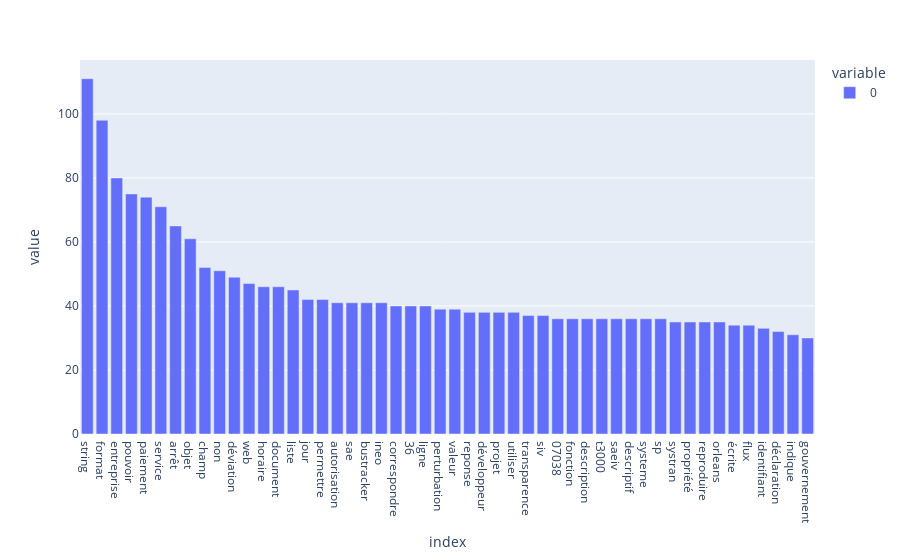

Write notebook code for a chart like this one.
### Markdown cell above
**Exercice** : appliquez la fonction la fonction de tokenisation de votre choix puis afficher les tokens les plus fréquents à l'aide de la fonction `show_most_frequent_tokens`.

### Code cell
tokens = tokenize_with_lemmatization(nlp, big_text) # TODO
show_most_frequent_tokens(tokens)

### Figure 1 — Plotly figure (JSON) as saved in the notebook; plotly's stock layout.template omitted (floating-point values rounded to 4 significant figures)
{"data": [{"alignmentgroup": "True", "hovertemplate": "variable=0<br>index=%{x}<br>value=%{y}<extra></extra>", "legendgroup": "0", "marker": {"color": "#636efa", "pattern": {"shape": ""}}, "name": "0", "offsetgroup": "0", "orientation": "v", "showlegend": true, "textposition": "auto", "type": "bar", "x": ["string", "format", "entreprise", "pouvoir", "paiement", "service", "arrêt", "objet", "champ", "non", "déviation", "web", "horaire", "document", "liste", "jour", "permettre", "autorisation", "sae", "bustracker", "ineo", "correspondre", "36", "ligne", "perturbation", "valeur", "reponse", "développeur", "projet", "utiliser", "transparence", "siv", "07038", "fonction", "description", "t3000", "saeiv", "descriptif", "systeme", "sp", "systran", "propriété", "reproduire", "orleans", "écrite", "flux", "identifiant", "déclaration", "indique", "gouvernement"], "xaxis": "x", "y": [111, 98, 80, 75, 74, 71, 65, 61, 52, 51, 49, 47, 46, 46, 45, 42, 42, 41, 41, 41, 41, 40, 40, 40, 39, 39, 38, 38, 38, 38, 37, 37, 36, 36, 36, 36, 36, 36, 36, 36, 35, 35, 35, 35, 34, 34, 33, 32, 31, 30], "yaxis": "y"}], "layout": {"barmode": "relative", "legend": {"title": {"text": "variable"}, "tracegroupgap": 0}, "margin": {"t": 60}, "xaxis": {"anchor": "y", "domain": [0, 1], "title": {"text": "index"}}, "yaxis": {"anchor": "x", "domain": [0, 1], "title": {"text": "value"}}}}
